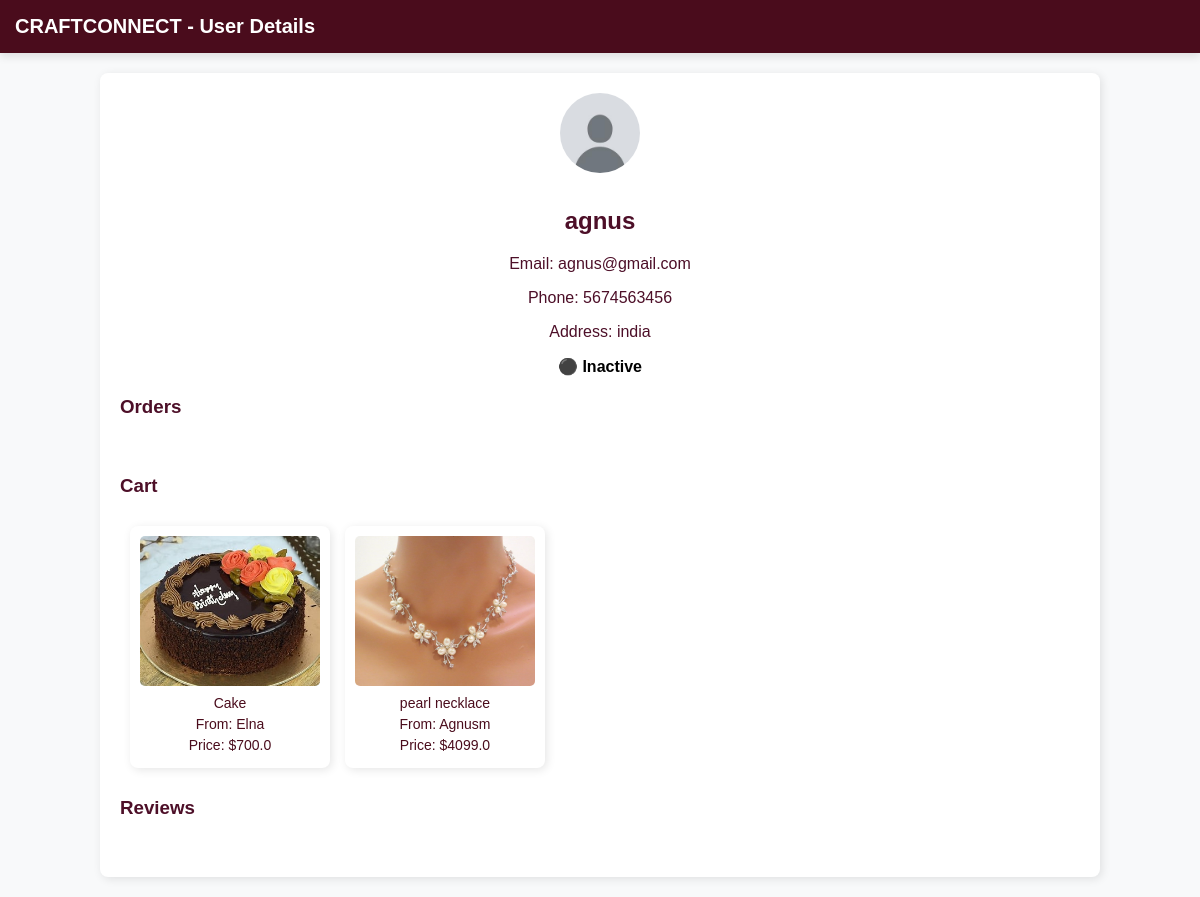
The page /admin/user/4 (signed in) on the database its author committed.
### tables this page shows
CREATE TABLE users (
            id INTEGER PRIMARY KEY AUTOINCREMENT,
            name TEXT NOT NULL,
            email TEXT UNIQUE NOT NULL,
            password TEXT NOT NULL,
            user_type TEXT NOT NULL,
            profile_pic TEXT DEFAULT 'default_profile.jpg'
        , phone TEXT, whatsapp TEXT, address TEXT, description TEXT, username TEXT, suspended default 0, is_logged_in integer default 0);

CREATE TABLE cart (
            id INTEGER PRIMARY KEY AUTOINCREMENT,
            user_id INTEGER NOT NULL,
            product_id INTEGER NOT NULL,
            quantity INTEGER NOT NULL DEFAULT 1, size TEXT,
            FOREIGN KEY (user_id) REFERENCES users (id),
            FOREIGN KEY (product_id) REFERENCES products (id)
        );

CREATE TABLE products (
            id INTEGER PRIMARY KEY AUTOINCREMENT,
            name TEXT NOT NULL,
            description TEXT NOT NULL,
            price REAL NOT NULL,
            image TEXT NOT NULL,
            manufacturer_id INTEGER, approved INTEGER DEFAULT 0, category TEXT, stock_limit INTEGER DEFAULT NULL, size_chart TEXT,
            FOREIGN KEY (manufacturer_id) REFERENCES users (id)
        );

### app.py (the view, shortened to what this page needs)
@app.route('/admin/user/<int:user_id>')
def admin_user_details(user_id):
    if 'admin_logged_in' not in session:
        return redirect('/admin')
    conn = get_db_connection()
    user = conn.execute('SELECT * FROM users WHERE id = ?', (user_id,)).fetchone()
    if not user:
        conn.close()
        return "User not found", 404
    user_type = user['user_type']
    if user_type == 'customer':
        orders = conn.execute('''
            SELECT orders.*, products.name AS product_name, products.image, users.name AS manufacturer_name
            FROM orders
            JOIN products ON orders.product_id = products.id
            JOIN users ON products.manufacturer_id = users.id
            WHERE orders.user_id = ?
        ''', (user_id,)).fetchall()
        cart_items = conn.execute('''
            SELECT cart.*, products.name, products.image, products.price, users.name AS manufacturer_name
            FROM cart
            JOIN products ON cart.product_id = products.id
            JOIN users ON products.manufacturer_id = users.id
            WHERE cart.user_id = ?
        ''', (user_id,)).fetchall()
        reviews = conn.execute('''
            SELECT product_reviews.*, products.name AS product_name, products.image
            FROM product_reviews
            JOIN products ON product_reviews.product_id = products.id
            WHERE product_reviews.user_id = ?
        ''', (user_id,)).fetchall()
        conn.close()
        return render_template('admin_user_details.html', user=user, user_type=user_type, orders=orders, cart_items=cart_items, reviews=reviews)
    conn.close()
    return "Invalid user type", 400

### app.py (called while the page is built)
def get_db_connection():
    conn = sqlite3.connect("craftconnect.db")
    conn.row_factory = sqlite3.Row
    return conn

### templates/admin_user_details.html (shortened to what this page needs)
<!DOCTYPE html>
<html lang="en">
<head>
    <link rel="stylesheet" href="{{ url_for('static', filename='css/styles.css') }}">
</head>
<body>
    <div class="navbar">CRAFTCONNECT - User Details</div>
    <div class="container">
        <div class="user-info">
            <img src="{{ url_for('static', filename='uploads/' + user['profile_pic']) }}" alt="Profile Picture">
            <h2>{{ user['name'] }}</h2>
            <p>Email: {{ user['email'] }}</p>
            <p>Phone: {{ user['phone'] if user['phone'] else 'N/A' }}</p>
            <p>Address: {{ user['address'] if user['address'] else 'N/A' }}</p>
            {% if user.suspended == 1 %}
                <p style="color: red; font-weight: bold;">🔴 Suspended</p>
            {% elif user.is_logged_in == 1 %}
                <p style="color: green; font-weight: bold;">🟢 Active</p>
            {% else %}
                <p style="color: black; font-weight: bold;">⚫ Inactive</p>
            {% endif %}
        </div>
        {% if user_type == 'customer' %}
            <h3>Orders</h3>
            <div class="scroll-container">
            </div>
            <h3>Cart</h3>
            <div class="scroll-container">
                {% for item in cart_items %}
                    <div class="item-card">
                        <img src="{{ url_for('static', filename='uploads/' + item['image']) }}" alt="Product">
                        <p>{{ item['name'] }}</p>
                        <p>From: {{ item['manufacturer_name'] }}</p>
                        <p>Price: ${{ item['price'] }}</p>
                    </div>
                {% endfor %}
            </div>
            <h3>Reviews</h3>
            <div class="scroll-container">
            </div>
        {% endif %}
    </div>
</body>
</html>

### static/css/styles.css (style rules this page uses)
body { margin: 0; padding: 0; overflow-x: hidden; font-family: Arial, sans-serif; background: white; color: #4D0F28; min-height: 100vh; box-sizing: border-box; width:100%; max-width: 100%; }
.navbar { display: flex; justify-content: space-between; align-items: center; padding: 15px 30px; background: #4D0F28; color: white; box-shadow: 0px 4px 8px rgba(0, 0, 0, 0.1); max-width: 100%; flex-wrap: wrap; }
* { outline: none; box-sizing: border-box; max-width: 100vw; }

### templates/admin_user_details.html (style rules this page uses)
body { font-family: Arial, sans-serif; background-color: #f8f9fa; margin: 0; padding: 0; }
.navbar { width: 100%; background-color: #4a0c1c; padding: 15px; color: white; font-size: 20px; font-weight: bold; text-align: center; }
.container { max-width: 1000px; margin: 20px auto; background: white; padding: 20px; border-radius: 8px; box-shadow: 2px 2px 10px rgba(0, 0, 0, 0.1); }
.user-info { text-align: center; margin-bottom: 20px; }
.user-info img { width: 80px; height: 80px; border-radius: 50%; object-fit: cover; margin-bottom: 10px; }
.scroll-container { display: flex; overflow-x: auto; padding: 10px; gap: 15px; }
.item-card { min-width: 200px; background: white; padding: 10px; border-radius: 8px; box-shadow: 2px 2px 10px rgba(0, 0, 0, 0.1); text-align: center; transition: 0.3s; }
.item-card img { width: 100%; height: 150px; object-fit: cover; border-radius: 5px; }
.item-card p { margin: 5px 0; font-size: 14px; color: #4a0c1c; }

### rows shown on the page
users: profile_pic (placeholder picture), name "agnus", email "agnus@gmail.com", phone "5674563456", address "india"
cart: image (picture), name "Cake", manufacturer_name "Elna", price "700.0"
cart: image (picture), name "pearl necklace", manufacturer_name "Agnusm", price "4099.0"
